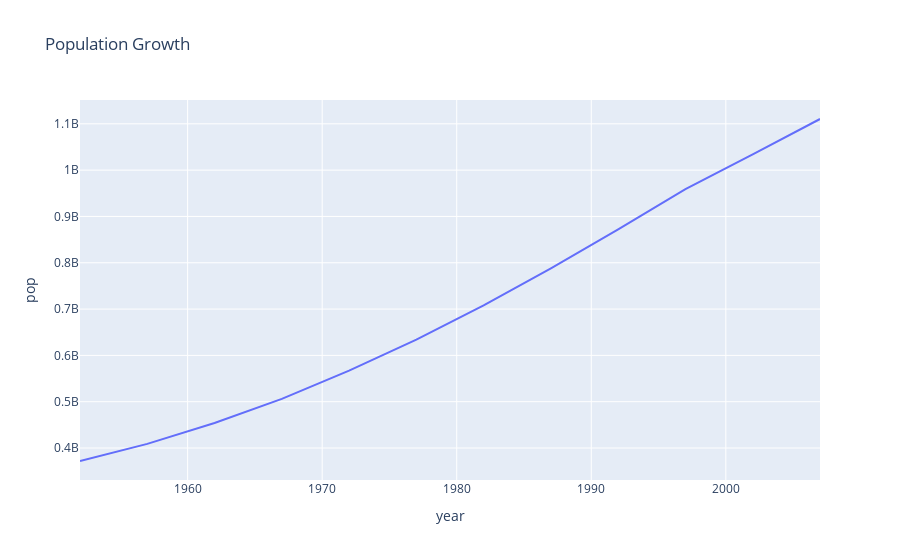

Notebook code cell kept with this figure:
### Code cell
# Example 1

df = px.data.gapminder().query("country == 'India'")
fig = px.line(df, x = 'year', y = 'pop', title= 'Population Growth')
fig.show()

### Figure 1 — Plotly figure (JSON) as saved in the notebook; plotly's stock layout.template omitted (floating-point values rounded to 4 significant figures)
{"data": [{"hovertemplate": "year=%{x}<br>pop=%{y}<extra></extra>", "legendgroup": "", "line": {"color": "#636efa", "dash": "solid"}, "marker": {"symbol": "circle"}, "mode": "lines", "name": "", "orientation": "v", "showlegend": false, "type": "scatter", "x": [1952, 1957, 1962, 1967, 1972, 1977, 1982, 1987, 1992, 1997, 2002, 2007], "xaxis": "x", "y": [372000000, 409000000, 454000000, 506000000, 567000000, 634000000, 708000000, 788000000, 872000000, 959000000, 1034172547, 1110396331], "yaxis": "y"}], "layout": {"legend": {"tracegroupgap": 0}, "title": {"text": "Population Growth"}, "xaxis": {"anchor": "y", "domain": [0, 1], "title": {"text": "year"}}, "yaxis": {"anchor": "x", "domain": [0, 1], "title": {"text": "pop"}}}}
